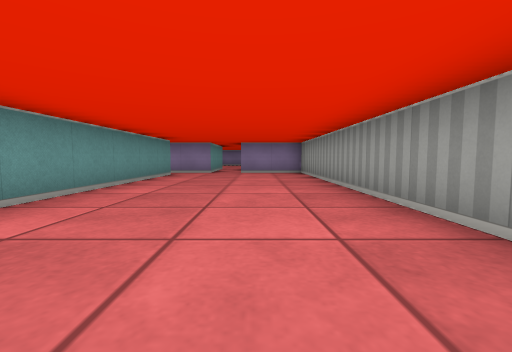
View 1 (above)

16 first-person views from a walk through a cub3D level. The camera is about half as high as the walls, tilts 4° down and sees 90° across. The floor is counted in squares. Each view is taken from the middle of a square. On the plan, view 1 faces up. The plan holds only what a view shows up to about 9 squares ahead; the rest is blank.

View 2
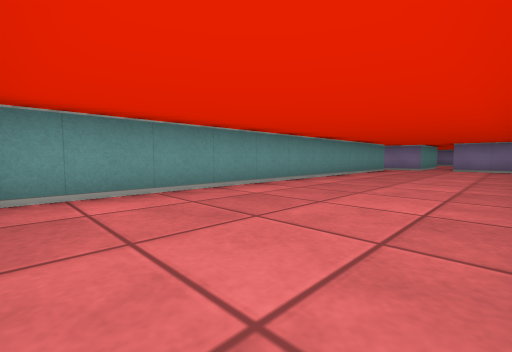

View 3
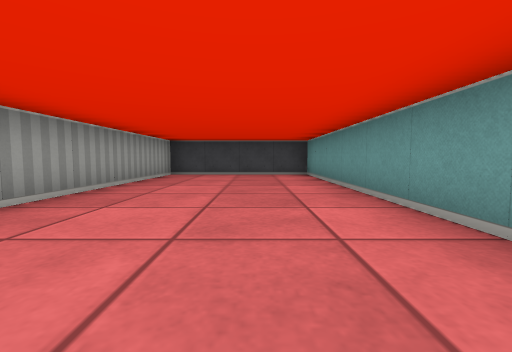

View 4
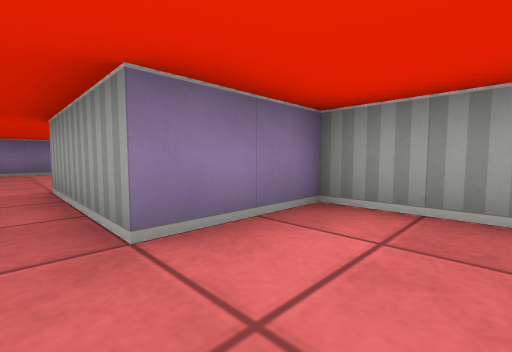

View 5
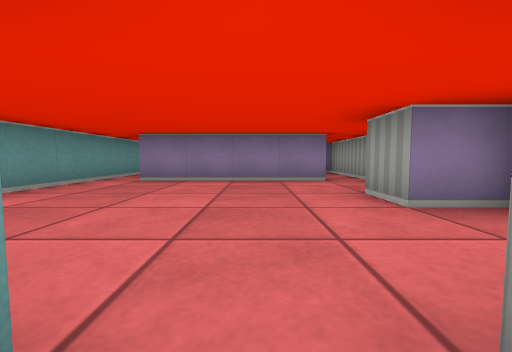

View 6
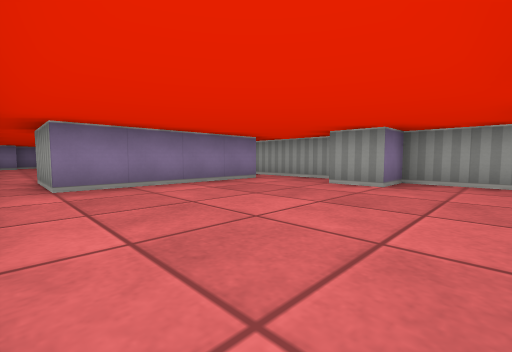

View 7
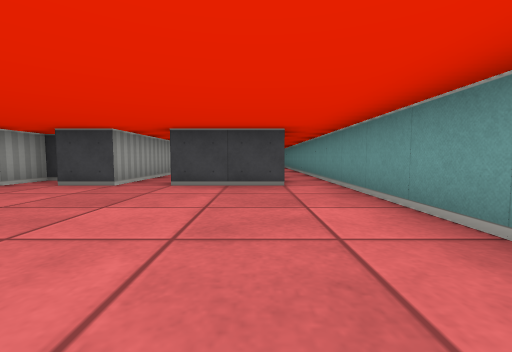

View 8
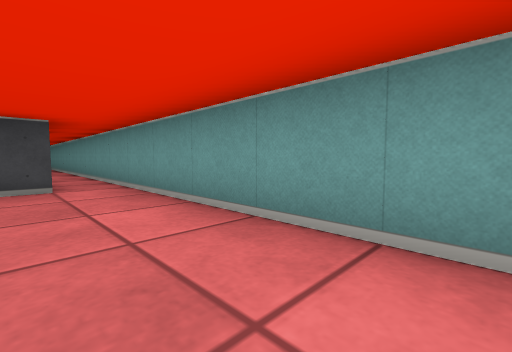

View 9
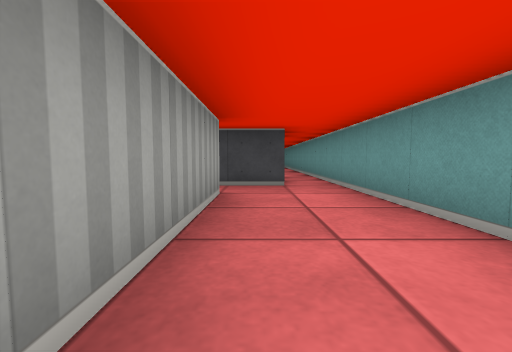

View 10
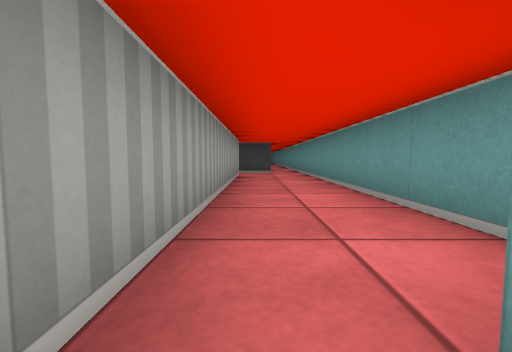

View 11
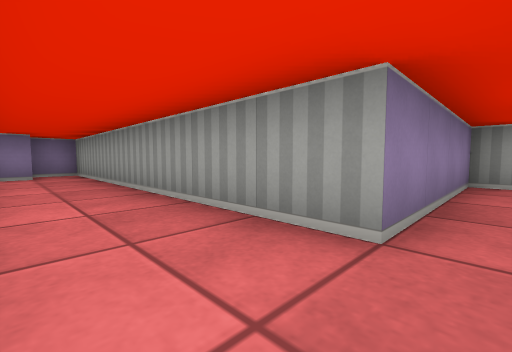

View 12
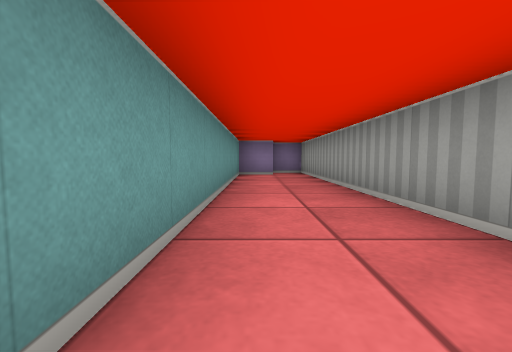

View 13
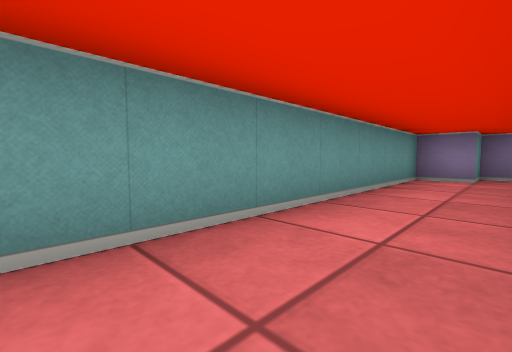

View 14
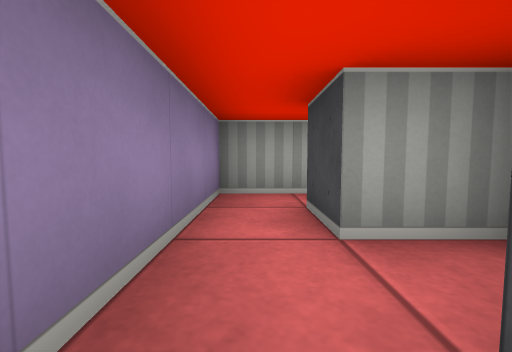

View 15
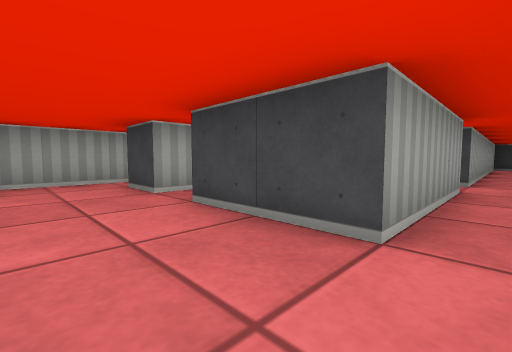

View 16
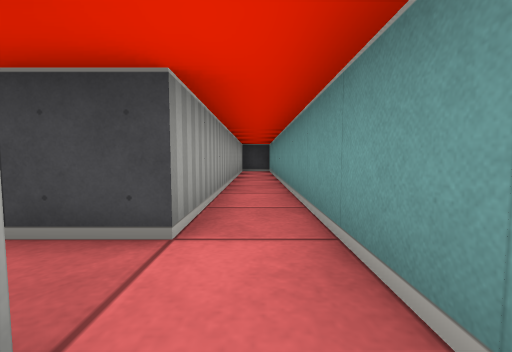

### Floor plan
Ten units are one square. View 1 is at (0, 0); x grows to the right and y downward. Boxes are objects, and circles mark ways between rooms. Rooms are numbered by the first view taken in them; rooms with no view inside come last. Other rooms are left out.
<svg viewBox="-50 -280 70 320">
<path fill="none" stroke="#000" d="M-35 -75 -25 -75 -25 35 15 35 15 -85 -5 -85M-15 -85 -29 -85M-15 -90 -15 -85M-35 -85 -35 -115 -15 -115M-5 -85 -5 -115 5 -115M15 -105 15 -135 5 -135 5 -145M15 -150 15 -165M5 -165 -35 -165 -35 -185M-45 -185 -45 -5M-35 -2 -35 -75M-25 -195 -25 -275 -35 -275 -35 -265 -45 -265 -45 -185M-35 -185 -25 -185M-5 -174 -5 -185 5 -185M-25 -185 -15 -185M15 -165 15 -195 -25 -195"/>
<circle cx="-10" cy="-80" r="3" fill="#2a7"/>
<circle cx="-30" cy="-80" r="3" fill="#2a7"/>
<circle cx="-40" cy="-175" r="3" fill="#2a7"/>
<circle cx="10" cy="-175" r="3" fill="#2a7"/>
<circle cx="-20" cy="-190" r="3" fill="#2a7"/>
<text x="-10" y="-30">1</text>
<text x="-20" y="-120">2</text>
<text x="-30" y="-230">3</text>
<text x="0" y="-190">4</text>
</svg>
Room 1 opens to room 2. Room 2 opens to room 3. Room 2 opens to room 4. Room 3 opens to room 4.

Where each view was taken, in squares from view 1:
view 1: 0 up, 0 right, facing up
view 2: 3 down, 1 right, facing up-left
view 3: 4 up, 1 left, facing down
view 4: 7 up, 1 left, facing up-right
view 5: 11 up, 1 left, facing up
view 6: 12 up, 4 left, facing up-right
view 7: 16 up, 3 left, facing down
view 8: 16 up, 3 left, facing down-left
view 9: 23 up, 3 left, facing down
view 10: 27 up, 3 left, facing down
view 11: 19 up, 4 left, facing up-right
view 12: 19 up, 4 left, facing up
view 13: 20 up, 3 left, facing up-left
view 14: 19 up, 2 left, facing right
view 15: 13 up, 4 left, facing down-right
view 16: 9 up, 4 left, facing down
